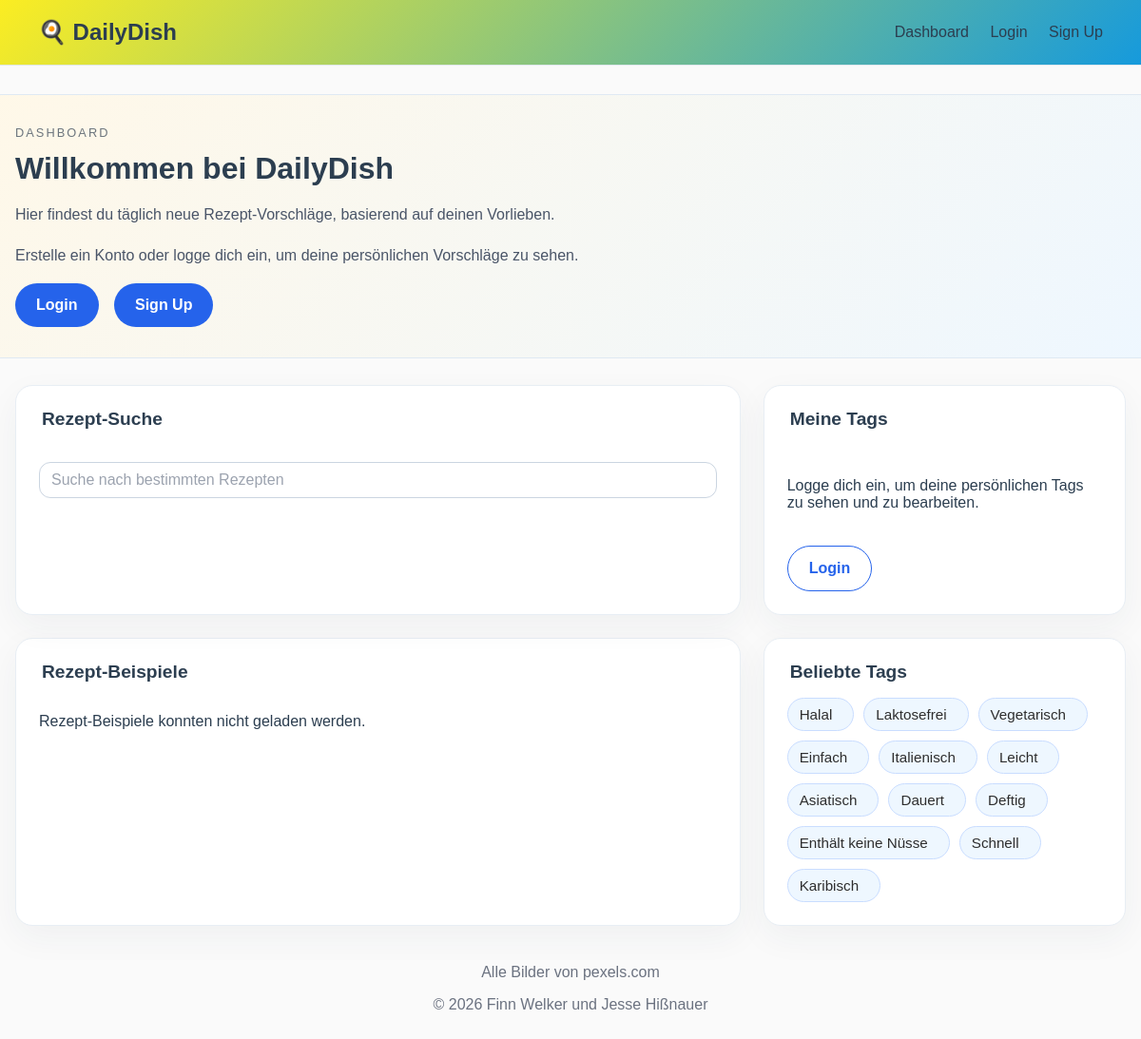
/dashboard, run on the app's committed database.
### models/tag.py (models this page shows)
class Tag(Base):
    __tablename__ = "tags"
    id = Column(Integer, primary_key=True, index=True)
    name = Column(String, nullable=False)
    is_required = Column(Boolean, default=False, nullable=False)
    recipes = relationship("Recipe", secondary="recipe_tags", back_populates="tags")

### main.py (the view)
@app.get("/dashboard")
def dashboard(request: Request, db: Session = Depends(get_db)):
    user_id = request.cookies.get("user_id")
    current_user = None
    if user_id:
        try:
            user_id_value = int(user_id)
        except ValueError:
            user_id_value = None
        if user_id_value is not None:
            current_user = db.query(User).options(selectinload(User.tags)).filter(User.id == user_id_value).first()
            if current_user and not current_user.tags:
                return RedirectResponse(url="/choose-tags", status_code=303)
    request.state.user = current_user
    popularity_expr = (
        func.count(distinct(join_tables.user_tags.c.user_id))
        + func.count(distinct(join_tables.recipe_tags.c.recipe_id))
    )
    popular_tag_rows = (
        db.query(
            tag.Tag.name.label("name"),
            popularity_expr.label("usage_count"),
        )
        .outerjoin(join_tables.user_tags, tag.Tag.id == join_tables.user_tags.c.tag_id)
        .outerjoin(join_tables.recipe_tags, tag.Tag.id == join_tables.recipe_tags.c.tag_id)
        .group_by(tag.Tag.id, tag.Tag.name)
        .order_by(popularity_expr.desc(), tag.Tag.name.asc())
        .limit(12)
        .all()
    )
    popular_tags = [row.name for row in popular_tag_rows if row.name]
    return templates.TemplateResponse(
        request,
        "dashboard.html",
        {"request": request, "popular_tags": popular_tags},
    )

### templates/dashboard.html (shortened to what this page needs)
{% extends "base.html" %}
{% block content %}
<section class="dashboard-hero">
    <div>
        <div class="eyebrow">Dashboard</div>
        {% if user %}
            <h2>Willkommen bei DailyDish, {{ user.name }}!</h2>
        {% else %}
            <h2>Willkommen bei DailyDish</h2>
        {% endif %}
        <p>Hier findest du täglich neue Rezept-Vorschläge, basierend auf deinen Vorlieben.</p>
        {% if not is_logged_in %}
            <p>Erstelle ein Konto oder logge dich ein, um deine persönlichen Vorschläge zu sehen.</p>
            <a class="button" href="/login">Login</a>
            <a class="button" href="/signup">Sign Up</a>
        {% endif %}
    </div>
</section>
<section id="dashboard-content-stack" {% if user %}data-user-id="{{ user.id }}"{% endif %}>
    <div class="dashboard-top-grid">
        <div class="card recipe-search-card">
            <h3>Rezept-Suche</h3>
            <div class="recipe-search-field-wrap">
                <input id="recipe-search-input" class="recipe-search-input" type="text" placeholder="Suche nach bestimmten Rezepten" autocomplete="off">
            </div>
        </div>
        {% if is_logged_in and user %}
        <div class="card my-tags-card">
            <h3>Meine Tags</h3>
            {% if user.tags %}
            <div id="my-tags-list" class="tag-pill-list">
                {% for tag in user.tags %}
                <span class="tag-pill">{{ tag.name }}</span>
                {% endfor %}
            </div>
            <p id="my-tags-empty" class="hidden">Du hast noch keine Tags ausgewählt.</p>
            {% else %}
            <div id="my-tags-list" class="tag-pill-list"></div>
            <p id="my-tags-empty">Du hast noch keine Tags ausgewählt.</p>
            {% endif %}
            <a class="button dashboard-edit-tags-button" href="/choose-tags">
                <span class="pen-icon" aria-hidden="true">✎</span>
                Tags bearbeiten
            </a>
        </div>
        {% else %}
        <div class="card my-tags-card">
            <h3>Meine Tags</h3>
            <p>Logge dich ein, um deine persönlichen Tags zu sehen und zu bearbeiten.</p>
            <a class="button dashboard-edit-tags-button" href="/login">Login</a>
        </div>
        {% endif %}
    </div>
<section id="recipe-examples-section" class="overview-grid">
    <div class="card">
        <h3>Rezept-Beispiele</h3>
        <div id="recipe-example-list" class="recipe-example-list">
        </div>
    </div>
    <div class="card">
        <h3>Beliebte Tags</h3>
        {% if popular_tags %}
        <div class="tag-pill-list">
            {% for tag_name in popular_tags %}
            <span class="tag-pill">{{ tag_name }}</span>
            {% endfor %}
        </div>
        {% else %}
        <p>Noch keine Tags vorhanden.</p>
        {% endif %}
    </div>
</section>
</section>
<footer>
    <p>Alle Bilder von pexels.com</p>
    <p>© 2026 Finn Welker und Jesse Hißnauer</p>
</footer>
{% endblock %}

### static/css/style.css (style rules this page uses)
body { margin: 0; font-family: Arial, sans-serif; background: #fafafa; color: #2c3e50; }
.dashboard-hero { display: grid; grid-template-columns: 1fr auto; gap: 24px; background: linear-gradient(135deg, #fff8e8, #eef7ff); border: 1px solid #dfe9f3; border-radius: 18px; padding: 32px; margin-bottom: 28px; }
.dashboard-hero, .daily-dish-section, #dashboard-content-stack { width: min(1480px, calc(100vw - 32px)); margin-left: 50%; transform: translateX(-50%); }
.eyebrow { text-transform: uppercase; letter-spacing: 0.16em; color: #6c757d; font-size: 0.8rem; margin-bottom: 12px; }
.dashboard-hero h2 { margin: 0 0 14px; font-size: 2rem; }
.dashboard-hero p { max-width: 650px; line-height: 1.7; color: #4a5568; }
.button { display: inline-block; padding: 14px 22px; background: #2563eb; color: white; border: none; border-radius: 999px; text-decoration: none; font-weight: 600; cursor: pointer; transition: background-color 0.18s ease, transform 0.18s ease, box-shadow 0.18s ease; }
.button + .button { margin-left: 12px; }
.my-tags-card { display: flex; flex-direction: column; align-items: flex-start; gap: 18px; }
.my-tags-card .button { margin-top: 2px; }
.dashboard-edit-tags-button { display: inline-flex; align-items: center; justify-content: center; gap: 8px; background: #ffffff; color: #2563eb; border: 1px solid #2563eb; box-shadow: none; }
.overview-grid { display: grid; grid-template-columns: repeat(auto-fit, minmax(280px, 1fr)); gap: 24px; }
.dashboard-top-grid, #recipe-examples-section { display: grid; grid-template-columns: minmax(0, 2fr) minmax(300px, 1fr); gap: 24px; }
#recipe-examples-section { margin-top: 24px; }
.recipe-search-card { position: relative; }
.recipe-search-field-wrap { position: relative; margin-top: 34px; }
.recipe-search-card h3, .my-tags-card h3, #recipe-examples-section > .card:first-child h3, #recipe-examples-section > .card:last-child h3 { font-size: 1.2rem; }
.recipe-search-card h3, #recipe-examples-section > .card:first-child h3 { margin-left: 3px; }
.my-tags-card h3, #recipe-examples-section > .card:last-child h3 { margin-left: 3px; }
.recipe-search-input { width: 100%; max-width: 100%; border: 1px solid #cbd5e1; border-radius: 12px; padding: 9px 12px; font-size: 1rem; color: #1f2937; background: #ffffff; box-sizing: border-box; }
.recipe-search-input::placeholder { color: #9ca3af; }
.card { background: white; border: 1px solid #e8eef4; border-radius: 18px; padding: 24px; box-shadow: 0 12px 35px rgba(44, 62, 80, 0.05); }
.card h3 { margin-top: 0; font-size: 1.2rem; margin-bottom: 16px; }
.tag-pill-list { display: flex; flex-wrap: wrap; gap: 10px; margin-top: 8px; }
.tag-pill { display: inline-flex; align-items: center; padding: 8px 12px; background: #eef7ff; color: #2e2e2e; border: 1px solid #c9ddff; border-radius: 999px; font-size: 0.95rem; font-weight: 400; cursor: pointer; position: relative; padding-right: 22px; transition: background-color 0.18s ease, color 0.18s ease, border-color 0.18s ease; }
.tag-pill::after { content: "╋"; position: absolute; right: 8px; top: 50%; transform: translateY(-50%); font-size: 0.6em; font-weight: 700; opacity: 0; transition: opacity 0.12s ease; }
.recipe-example-list { display: grid; gap: 14px; }
footer { text-align: center; color: #6b7280; margin-top: 40px; }

### data on the page
Tag: name "Halal"
Tag: name "Laktosefrei"
Tag: name "Vegetarisch"
Tag: name "Einfach"
Tag: name "Italienisch"
Tag: name "Leicht"
Tag: name "Asiatisch"
Tag: name "Dauert"
Tag: name "Deftig"
Tag: name "Enthält keine Nüsse"
Tag: name "Schnell"
Tag: name "Karibisch"
